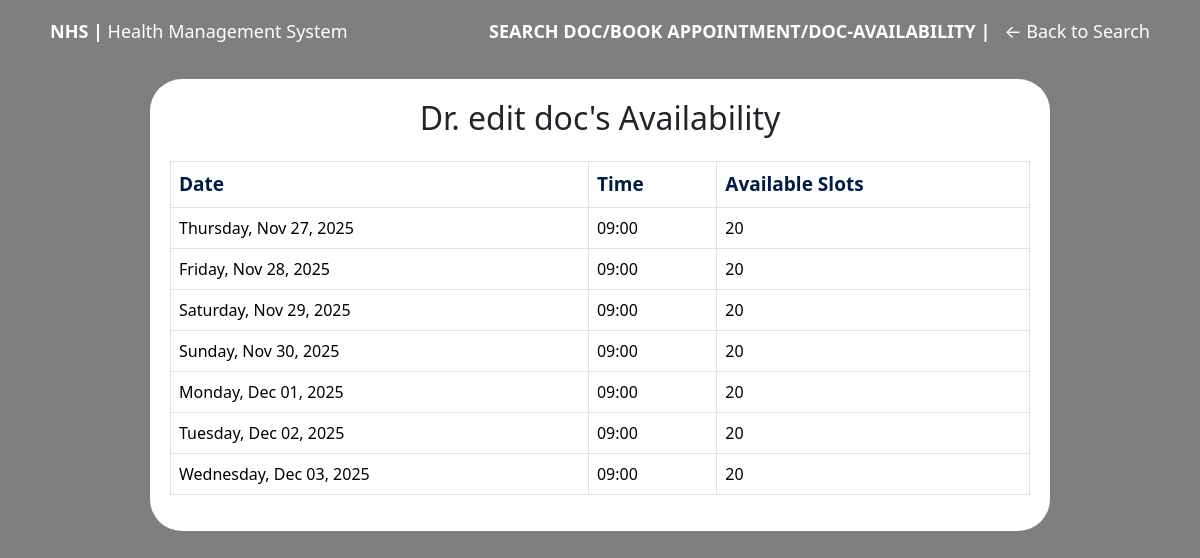
Before: /patient/doctor_availability/2 with the older database file.
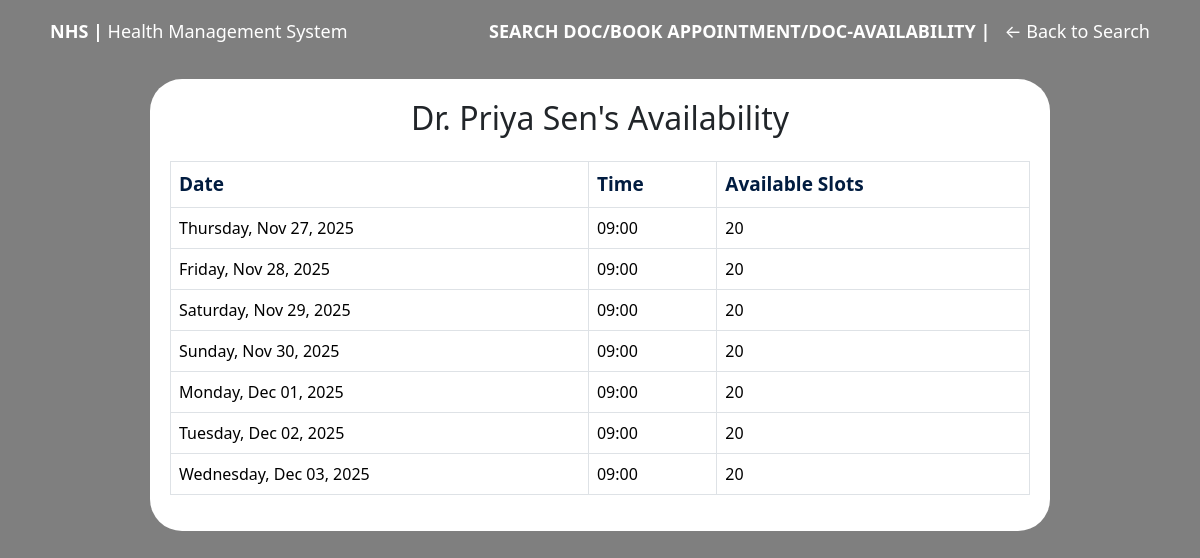
After: the same page with the newer database file.
### models/doctor.py (models this page shows, shortened)
class Doctor(db.Model, UserMixin):
    __tablename__ = 'doctor'
    doc_id = db.Column(db.Integer, primary_key=True, autoincrement=True)
    doc_email = db.Column(db.String(225), unique=True, nullable=False)
    doc_name = db.Column(db.String(225), nullable=False)
    doc_password = db.Column(db.String(225), nullable=False)
    doc_nic = db.Column(db.String(15), nullable=True)
    doc_tel = db.Column(db.String(15), nullable=True)
    specialty_id = db.Column(db.Integer, db.ForeignKey('specialities.id', ondelete='CASCADE'), nullable=True)
    appointments = db.relationship(
        'Appointment',
        back_populates='doctor',
        cascade='all, delete-orphan'
    )
    schedules = db.relationship(
        'DocSchedule',
        back_populates='doctor',
        cascade='all, delete-orphan',
        passive_deletes=True
    )

### app/routes/patient/see_docAvalability.py (the view)
@patient_bp.route('/doctor_availability/<int:doc_id>')
def doc_availability(doc_id):
    doctor = Doctor.query.get_or_404(doc_id)
    today = datetime.today().date()
    days = [today + timedelta(days=i) for i in range(7)]
    schedules = DocSchedule.query.filter(
        DocSchedule.doc_id == doc_id,
        DocSchedule.schedule_date >= today,
        DocSchedule.schedule_date <= days[-1]  # last day in range
    ).all()
    schedule = {sched_doc.schedule_date: sched_doc for sched_doc in schedules}
    docshed_see = []
    for day in days :
        sched_doc = schedule.get(day)
        if sched_doc:
            if sched_doc.schedule_time != time(0,0) and sched_doc.nop!=0:
                 docshed_see.append(sched_doc)
        else:
            docshed_see.append(DocSchedule(
                schedule_date=day,
                schedule_time=time(9,0),
                nop=20
            ))
    return render_template('patient/doc_availability.html', doctor=doctor, schedules=docshed_see)

### app/templates/patient/doc_availability.html (shortened to what this page needs)
{% extends 'layout.html' %}
{% block body %}landing-page{% endblock %}
{% block navbar %}
<div class="container nav_bar">
    <div class="d-flex justify-content-between align-items-center mt-2">
        <div><a href="{{ url_for('main.landing_page') }}"><strong>NHS |</strong> Health Management System</a></div>
        <div><a href="{{ url_for('patient.search_doctor') }}"><strong>SEARCH DOC/BOOK APPOINTMENT/DOC-AVAILABILITY |</strong> &nbsp; ← Back to Search</a></div>
    </div>
</div>
{% endblock %}
{% block body__content %}
<div class="main_container dashboard mt-4 mx-auto bg-white" style="max-width: 900px; border-radius: 2rem; padding: 20px; overflow-y:auto;">
    <h2 class="text-center mb-4">Dr. {{ doctor.doc_name }}'s Availability</h2>
    {% if schedules %}
    <div style="overflow-x: auto;">
        <table class="table table-hover table-bordered">
            <thead>
                <tr>
                    <th>Date</th>
                    <th>Time</th>
                    <th>Available Slots</th>
                </tr>
            </thead>
            <tbody>
            {% for sdoc in schedules %}
                <tr>
                    <td>{{ sdoc.schedule_date.strftime('%A, %b %d, %Y') }}</td>
                    <td>{{ sdoc.schedule_time.strftime('%H:%M') if sdoc.schedule_time else 'Anytime' }}</td>
                    <td>{{ sdoc.nop if sdoc.nop is not none else 'Unlimited' }}</td>
                </tr>
            {% endfor %}
            </tbody>
        </table>
    </div>
    {% else %}
        <p class="text-center">No availability information found for this doctor.</p>
    {% endif %}
</div>
{% endblock %}

Changed rows visible on the page:
changed Doctor: doc_name "edit doc" → "Priya Sen"
